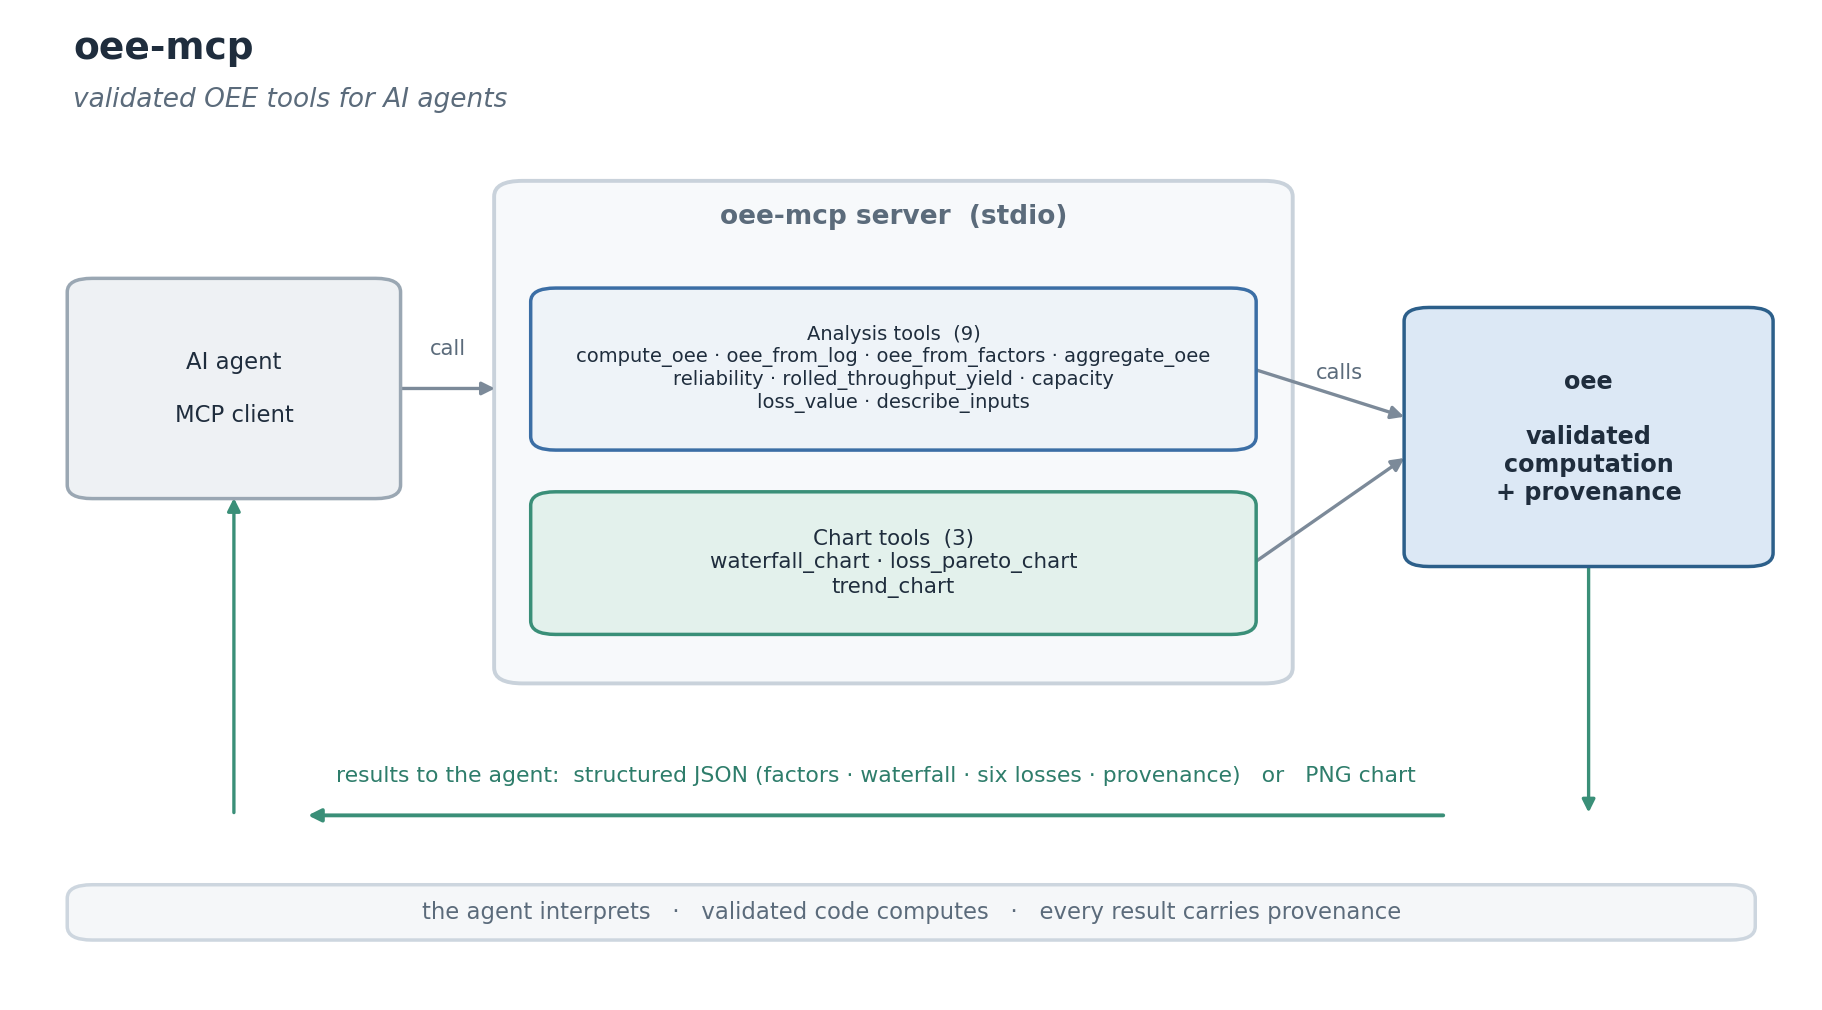

Recreate this plot in Python.
"""Generate the oee-mcp architecture figure (academic style).

How an AI agent calls the server, which routes to the validated oee core and
returns a structured result or a chart.
Run:  python assets/architecture.py
"""

import matplotlib
matplotlib.use("Agg")
import matplotlib.pyplot as plt
from matplotlib.patches import FancyBboxPatch

plt.rcParams.update({"font.family": "DejaVu Sans", "font.size": 9.5})

INK = "#1f2d3d"
MUT = "#5b6b7b"
NEUT_F, NEUT_E = "#eef1f4", "#9aa7b3"
CORE_F, CORE_E = "#dce8f5", "#2c5f8a"
ANA_F, ANA_E = "#eef3f8", "#3b6ea5"
OPT_F, OPT_E = "#e3f1ec", "#3a8f78"
CONT_F, CONT_E = "#f7f9fb", "#c9d2db"
BAN_F, BAN_E = "#f5f7f9", "#cdd6df"
ARROW = "#7c8a99"

fig, ax = plt.subplots(figsize=(11.5, 6.3))
ax.set_xlim(0, 100)
ax.set_ylim(0, 100)
ax.axis("off")


def box(x, y, w, h, text, fill, edge, fs=8.4, bold=False, tcol=INK):
    ax.add_patch(FancyBboxPatch(
        (x - w / 2, y - h / 2), w, h,
        boxstyle="round,pad=0.35,rounding_size=1.4",
        linewidth=1.25, edgecolor=edge, facecolor=fill, zorder=2))
    ax.text(x, y, text, ha="center", va="center", color=tcol, fontsize=fs,
            fontweight="bold" if bold else "normal", zorder=5)


def arrow(x0, y0, x1, y1, color=ARROW, lw=1.2):
    ax.annotate("", xy=(x1, y1), xytext=(x0, y0), zorder=1,
                arrowprops=dict(arrowstyle="-|>", color=color, lw=lw,
                                shrinkA=1, shrinkB=1))


ax.text(3, 96, "oee-mcp", fontsize=13.5, fontweight="bold", color=INK, ha="left")
ax.text(3, 91, "validated OEE tools for AI agents", fontsize=9.5, color=MUT,
        ha="left", fontstyle="italic")

# agent
box(12, 62, 18, 22, "AI agent\n\nMCP client",
    NEUT_F, NEUT_E, fs=8.2)

# server container
ax.add_patch(FancyBboxPatch((27, 32), 44, 51,
             boxstyle="round,pad=0.4,rounding_size=1.6",
             linewidth=1.4, edgecolor=CONT_E, facecolor=CONT_F, zorder=0))
ax.text(49, 79, "oee-mcp server  (stdio)", ha="center", fontsize=9.5, color=MUT,
        fontweight="bold")
box(49, 64, 40, 16,
    "Analysis tools  (9)\n"
    "compute_oee · oee_from_log · oee_from_factors · aggregate_oee\n"
    "reliability · rolled_throughput_yield · capacity\n"
    "loss_value · describe_inputs",
    ANA_F, ANA_E, fs=7.0)
box(49, 44, 40, 14,
    "Chart tools  (3)\nwaterfall_chart · loss_pareto_chart\ntrend_chart",
    OPT_F, OPT_E, fs=7.7)

# core
box(88, 57, 20, 26, "oee\n\nvalidated\ncomputation\n+ provenance",
    CORE_F, CORE_E, fs=8.6, bold=True)

# forward arrows
arrow(21.2, 62, 26.8, 62)
ax.text(24, 65.5, "call", ha="center", fontsize=7.6, color=MUT)
arrow(69.2, 64, 77.8, 59)
arrow(69.2, 44, 77.8, 55)
ax.text(74, 63, "calls", ha="center", fontsize=7.6, color=MUT)

# return lane
arrow(80, 18, 16, 18, color=OPT_E, lw=1.4)
ax.text(48, 21.5, "results to the agent:  structured JSON "
        "(factors · waterfall · six losses · provenance)   or   PNG chart",
        ha="center", fontsize=7.9, color="#2e7d6b")
arrow(88, 44, 88, 18, color=OPT_E, lw=1.2)
arrow(12, 18, 12, 51, color=OPT_E, lw=1.2)

# banner
box(50, 8, 94, 5,
    "the agent interprets   ·   validated code computes   ·   every result "
    "carries provenance",
    BAN_F, BAN_E, fs=8.2, tcol=MUT)

fig.savefig("assets/architecture.png", dpi=200, bbox_inches="tight",
            facecolor="white")
print("wrote assets/architecture.png")
